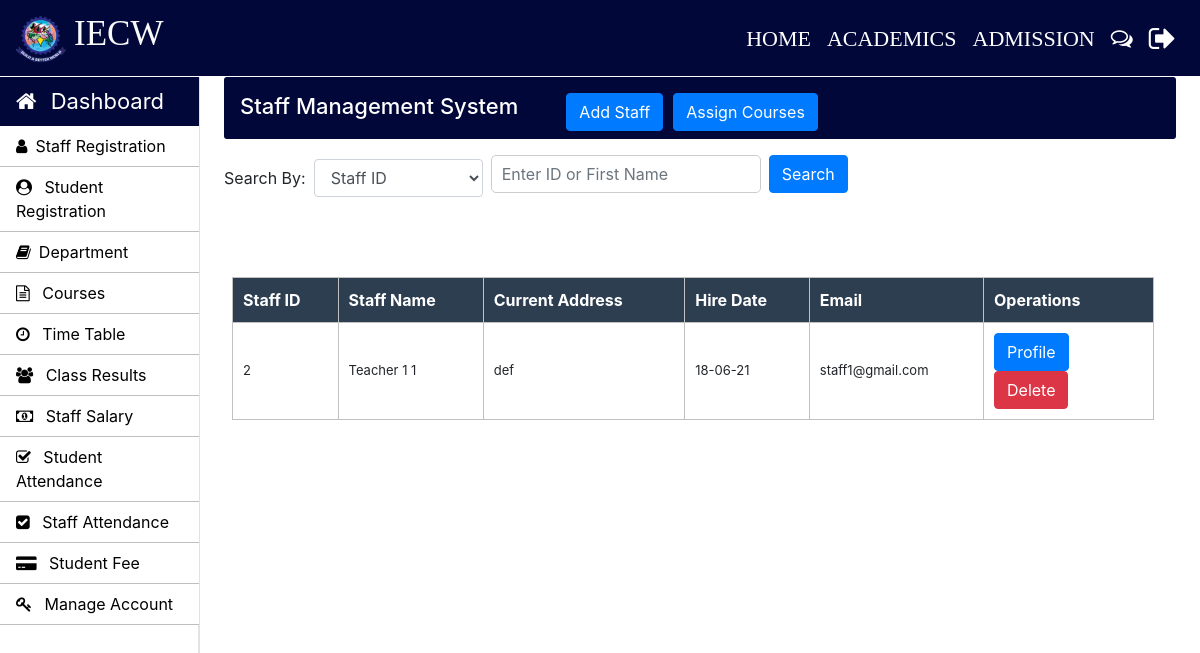
The app's page /Admin/staff.php (signed in), older data.
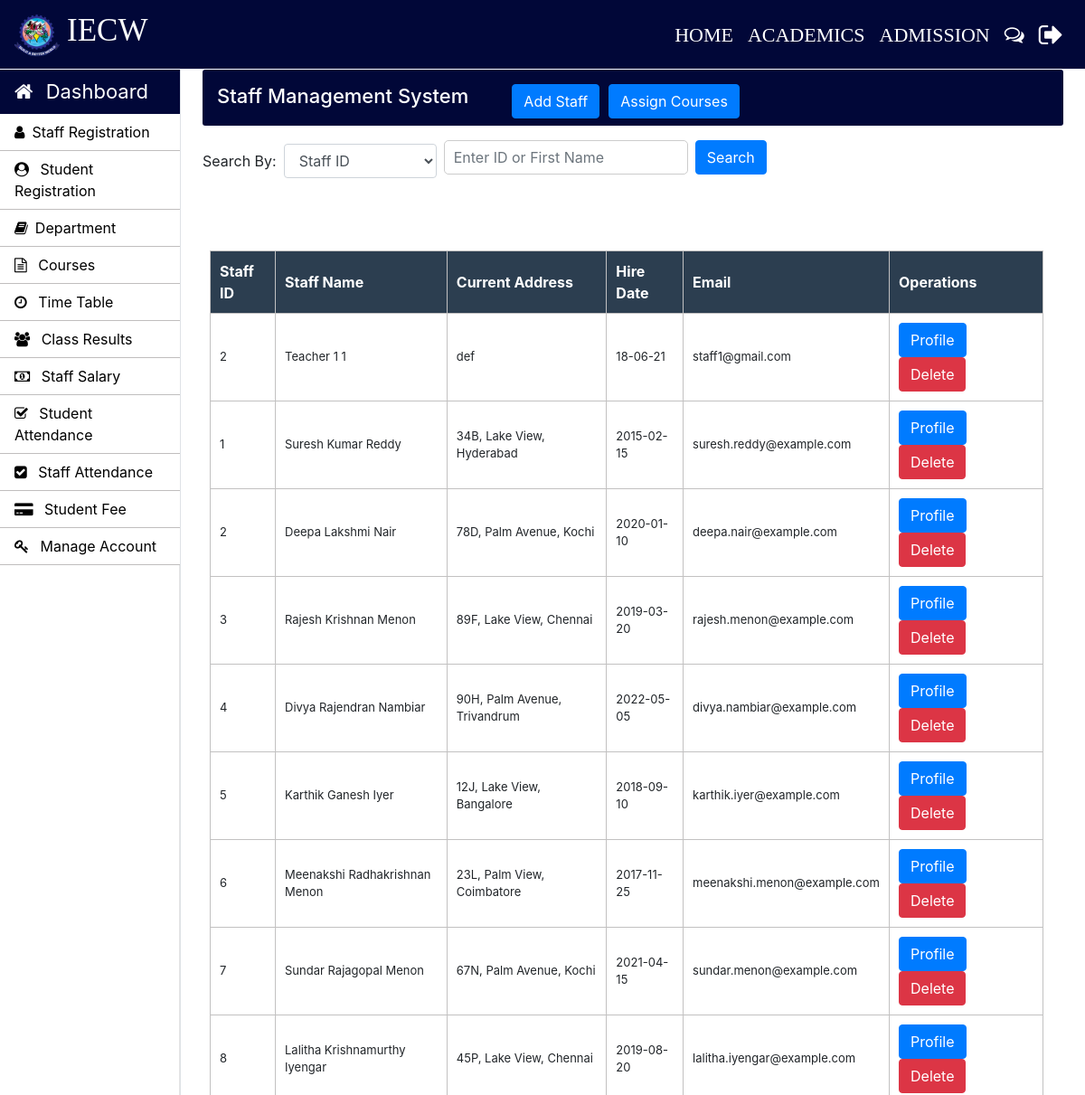
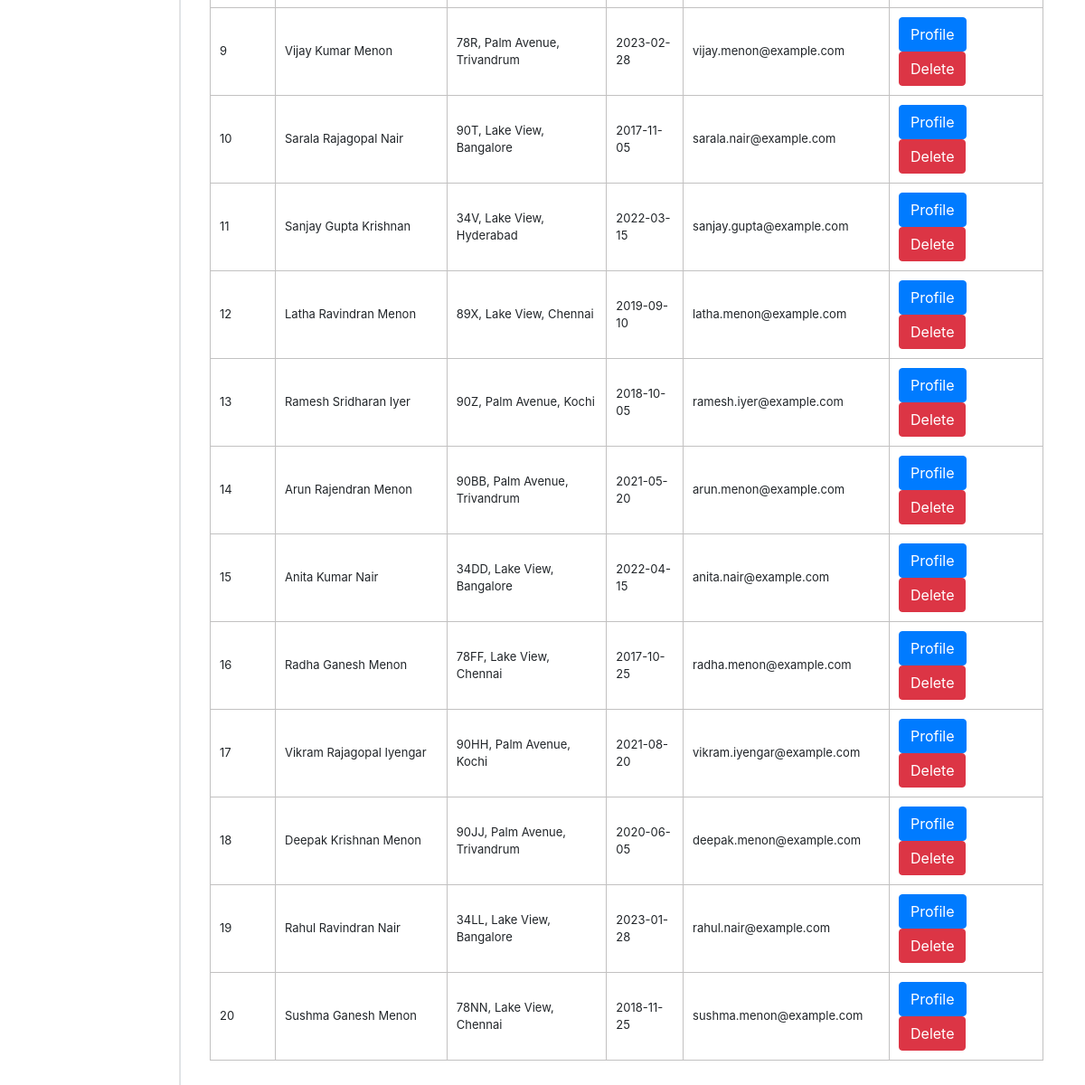
The same page, newer data (2 pictures, top to bottom).
### tables this page shows
CREATE TABLE `teacher_info` (
  `teacher_id` int(11) NOT NULL,
  `first_name` varchar(30) NOT NULL,
  `middle_name` varchar(30) NOT NULL,
  `last_name` varchar(30) NOT NULL,
  `father_name` varchar(50) NOT NULL,
  `email` varchar(30) NOT NULL,
  `phone_no` varchar(11) NOT NULL,
  `profile_image` blob NOT NULL,
  `teacher_status` varchar(10) NOT NULL,
  `application_status` varchar(10) NOT NULL,
  `cnic` varchar(15) NOT NULL,
  `dob` varchar(15) NOT NULL,
  `other_phone` int(11) NOT NULL,
  `gender` varchar(10) NOT NULL,
  `permanent_address` varchar(100) NOT NULL,
  `current_address` varchar(100) NOT NULL,
  `place_of_birth` varchar(50) NOT NULL,
  `matric_complition_date` varchar(10) NOT NULL,
  `matric_awarded_date` varchar(10) NOT NULL,
  `matric_certificate` varchar(100) NOT NULL,
  `fa_complition_date` varchar(10) NOT NULL,
  `fa_awarded_date` varchar(10) NOT NULL,
  `fa_certificate` varchar(100) NOT NULL,
  `ba_complition_date` varchar(10) NOT NULL,
  `ba_awarded_date` varchar(10) NOT NULL,
  `ba_certificate` varchar(100) NOT NULL,
  `ma_complition_date` varchar(10) NOT NULL,
  `ma_awarded_date` varchar(100) NOT NULL,
  `ma_certificate` varchar(101) NOT NULL,
  `last_qualification` varchar(20) NOT NULL,
  `state` varchar(20) NOT NULL,
  `hire_date` varchar(10) NOT NULL
);

### Admin/staff.php (the view, shortened to what this page needs)
<?php
require_once "../connection/connection.php";
?>
<!doctype html>
<html lang="en">
<head>
</head>
<body>
	<?php include('../common/common-header.php') ?>
	<?php include('../common/admin-sidebar.php') ?>
	<main role="main" class="col-xl-10 col-lg-9 col-md-8 ml-sm-auto px-md-4 mb-2 w-100">
		<div class="sub-main">
			<div class="text-center d-flex flex-wrap flex-md-nowrap pt-3 pb-2 mb-3 text-white admin-dashboard pl-3">
				<div class="d-flex">
					<h4 class="mr-5">Staff Management System</h4>
					<button type="button" class="btn btn-primary" data-toggle="modal" data-target=".bd-example-modal-lg">Add Staff</button>
					<button type="button" class="btn btn-primary" data-toggle="modal" data-target=".bd-example-modal-lg1">Assign Courses</button>
				</div>
			</div>
			<div>
				<div>
					<form action="staff.php" method="POST" class="form-inline mt-3">
						<div class="form-group">
							<label for="searchCriteria">Search By:</label>
							<select class="form-control mx-2" id="searchCriteria" name="search_criteria">
								<option value="id">Staff ID</option>
							</select>
						</div>
						<input type="text" class="form-control mb-2 mr-sm-2" id="search_input" name="search_input" placeholder="Enter ID or First Name" required>
						<button type="submit" class="btn btn-primary mb-2" name="search_teacher" style="border: 1px solid #007bff;">Search</button>
					</form>
					<div class="row w-100">
					</div>
					<div class="row w-100">
						<div class="col-md-12 ml-2">
							<section class="mt-3">
								<div class="row">
									<div class="col-md-3 offset-9 pt-5 mb-2">
									</div>
								</div>
								<table class="w-100 table-elements mb-5 table-three-tr" cellpadding="10">
									<tr class="table-tr-head table-three text-white">
										<th>Staff ID</th>
										<th>Staff Name</th>
										<th>Current Address</th>
										<th>Hire Date</th>
										<th>Email</th>
										<th>Operations</th>
									</tr>
									<?php
									$query = "select teacher_id,first_name,middle_name,last_name,current_address,ma_certificate,hire_date,email from teacher_info";
									$run = mysqli_query($con, $query);
									while ($row = mysqli_fetch_array($run)) {
										echo "<tr>";
										echo "<td>" . $row["teacher_id"] . "</td>";
										echo "<td>" . $row["first_name"] . " " . $row["middle_name"] . " " . $row["last_name"] . "</td>";
										echo "<td>" . $row["current_address"] . "</td>";
										echo "<td>" . $row["hire_date"] . "</td>";
										echo "<td>" . $row["email"] . "</td>";
										echo "<td width='170'><a class='btn btn-primary' href='display-staff.php?teacher_id=" . $row['teacher_id'] . "'>Profile</a> <a class='btn btn-danger' href='javascript:void(0);' onclick='confirmDelete(" . $row['teacher_id'] . ")'>Delete</a></td>";
										echo "</tr>";
									}
									?>
								</table>
							</section>
						</div>
					</div>
				</div>
	</main>
</body>
</html>

### Common/common-header.php (shortened to what this page needs)
<!doctype html>
<html lang="en">
	<head>
      <link rel="stylesheet" type="text/css" href="../bootstrap/css/bootstrap.min.css">
      <link rel="stylesheet" type="text/css" href="../css/footer.css">
      <link rel="stylesheet" type="text/css" href="../css/style.css">
    <link rel="stylesheet" href="https://stackpath.bootstrapcdn.com/font-awesome/4.7.0/css/font-awesome.min.css">
  </head>
  <body>
    <nav class="navbar navbar-expand-lg navbar-dark header-back sticky-top header-navbar-fonts">
      <a class="navbar-brand d-flex align-items-center" href="../index.php">
        <img src="../images/logo.png" class="logo-image" width="50" height="50">
        <h3 class="text-light text-uppercase ml-2">IECW</h3>
      </a>
      <div class="collapse navbar-collapse" id="navbarNavDropdown">
        <ul class="navbar-nav ml-auto">
          <li class="nav-item active">
            <a class="nav-link" href="../index.php">HOME<span class="sr-only">(current)</span></a>
          </li>
          <li class="nav-item active">
            <a class="nav-link" href="../academics.php">ACADEMICS<span class="sr-only">(current)</span></a>
          </li>
          <li class="nav-item active">
            <a class="nav-link" href="../admission.php">ADMISSION<span class="sr-only">(current)</span></a>
          </li>
          <li class="nav-item active">
            <a class="nav-link" href="../Feedback/index.php"><i class="fa fa-comments-o"></i><span class="sr-only">(current)</span></a>
          </li>
          <li class="nav-item active">
            <a class="nav-link" href="../login/logout.php"><i class="fa fa-sign-out text-white fa-lg" aria-hidden="true"></i><span class="sr-only">(current)</span></a>
          </li>
        </ul>
      </div>
    </nav>

### Common/admin-sidebar.php (shortened to what this page needs)
 <nav id="sidebarMenu" class="">
<div class="col-xl-2 col-lg-3 col-md-4 sidebar position-fixed border-right">
     <div class="sidebar-header">
       <div class="nav-item">
           <a class="nav-link text-white" href="../admin/admin-index.php">
               <i class="fa fa-home mr-2" aria-hidden="true"></i> Dashboard
           </a>
       </div>
     </div>
     <ul class="nav flex-column">
       <li class="nav-item">
         <a class="nav-link" href="../admin/Staff.php">
           <i class="fa fa-user mr-2" aria-hidden="true"></i>Staff Registration
         </a>
     </li>
       <li class="nav-item">
         <a class="nav-link" href="../admin/Student.php">
           <i class="fa fa-user-circle mr-2" aria-hidden="true"></i> Student Registration
         </a>
       </li>
       <li class="nav-item">
         <a class="nav-link" href="../admin/Courses.php">
           <i class="fa fa-book mr-2" aria-hidden="true"></i>Department
         </a>
       </li>
       <li class="nav-item">
         <a class="nav-link" href="../admin/subjects.php">
           <i class="fa fa-file-text-o mr-2" aria-hidden="true"></i> Courses
         </a>
       </li>
       <li class="nav-item">
         <a class="nav-link" href="../admin/time-table.php">
            <i class="fa fa-clock-o mr-2" aria-hidden="true"></i> Time Table
         </a>
 </li>
       <li class="nav-item">
         <a class="nav-link" href="../admin/class-result.php">
           <i class="fa fa-users mr-2" aria-hidden="true"></i> Class Results
         </a>
       </li>
       <li class="nav-item">
         <a class="nav-link" href="../admin/staff-salary.php">
           <i class="fa fa-money mr-2" aria-hidden="true"></i> Staff Salary
         </a>
       </li>
       <li class="nav-item">
         <a class="nav-link" href="../admin/student-attendance.php">
           <i class="fa fa-check-square-o mr-2" aria-hidden="true"></i> Student Attendance
         </a>
       </li>
       <li class="nav-item">
         <a class="nav-link" href="../admin/staff-attendance.php">
           <i class="fa fa-check-square mr-2" aria-hidden="true"></i> Staff Attendance
         </a>
       </li>
       <li class="nav-item">
         <a class="nav-link" href="../admin/student-fee.php">
           <i class="fa fa-credit-card-alt mr-2" aria-hidden="true"></i> Student Fee
         </a>
       </li>
       <li class="nav-item">
         <a class="nav-link" href="../admin/manage-accounts.php">
           <i class="fa fa-key mr-2" aria-hidden="true"></i> Manage Account
         </a>
       </li>
     </ul>
   </div>
 </nav>

### Css/footer.css (style rules this page uses)
.footer-top h2,h3 { color: #fff; }

### Css/style.css (style rules this page uses)
h3 { font-size: 25px; }
h4 { font-size: 22px; }
.header-back { background: #010738; }
.header-navbar-fonts { font-family: Cambria, Cochin, Georgia, Times, 'Times New Roman', serif; }
.header-navbar-fonts h3 { font-size: 35px !important; }
.header-navbar-fonts ul li a { font-size: 22px !important; }
.sidebar { padding: 0; margin-top: 1px; height: 100%; box-shadow: inset -1px 0 0 rgba(0, 0, 0, .1); background-color: #fff; }
.sidebar-header { background: #010738; font-size: 22px !important; }
.sidebar ul { background-color: #ffffff; }
.sidebar ul li { border-bottom: 1px solid rgb(192, 190, 190); }
.sidebar ul li a { font-size: 16px !important; color: black; }
.admin-dashboard { margin-top: 1px !important; background: #2c3e50 !important; border-radius: 3px; }
.table-elements tr, td, th { font-size: 13px; border: 1px solid rgb(194, 193, 193); padding-left: 10px !important; }
.table-three { background: #2c3e50 !important; }
.table-tr-head { height: 45px !important; padding: 10px !important; margin-top: 5px !important; }
.table-font-for-transcript td, th { font-size: 16px !important; }
input[type="text"] { width: 100%; padding: 10px; margin-bottom: 10px; border: 1px solid #ccc; border-radius: 5px; }

### Common/common-header.php (style rules this page uses)
.header-back { background: #010738; }
.admin-dashboard { margin-top: 1px !important; background: #010738 !important; border-radius: 3px; }

Row changes from the older to the newer data that the page shows:
added teacher_info: teacher "1", first_name "Suresh", middle_name "Kumar", last_name "Reddy", current_address "34B, Lake View, Hyderabad", hire_date "2015-02-15", email "suresh.reddy@example.com"
added teacher_info: teacher "2", first_name "Deepa", middle_name "Lakshmi", last_name "Nair", current_address "78D, Palm Avenue, Kochi", hire_date "2020-01-10", email "deepa.nair@example.com"
added teacher_info: teacher "3", first_name "Rajesh", middle_name "Krishnan", last_name "Menon", current_address "89F, Lake View, Chennai", hire_date "2019-03-20", email "rajesh.menon@example.com"
added teacher_info: teacher "4", first_name "Divya", middle_name "Rajendran", last_name "Nambiar", current_address "90H, Palm Avenue, Trivandrum", hire_date "2022-05-05", email "divya.nambiar@example.com"
added teacher_info: teacher "5", first_name "Karthik", middle_name "Ganesh", last_name "Iyer", current_address "12J, Lake View, Bangalore", hire_date "2018-09-10", email "karthik.iyer@example.com"
added teacher_info: teacher "6", first_name "Meenakshi", middle_name "Radhakrishnan", last_name "Menon", current_address "23L, Palm View, Coimbatore", hire_date "2017-11-25", email "meenakshi.menon@example.com"
added teacher_info: teacher "7", first_name "Sundar", middle_name "Rajagopal", last_name "Menon", current_address "67N, Palm Avenue, Kochi", hire_date "2021-04-15", email "sundar.menon@example.com"
added teacher_info: teacher "8", first_name "Lalitha", middle_name "Krishnamurthy", last_name "Iyengar", current_address "45P, Lake View, Chennai", hire_date "2019-08-20", email "lalitha.iyengar@example.com"
added teacher_info: teacher "9", first_name "Vijay", middle_name "Kumar", last_name "Menon", current_address "78R, Palm Avenue, Trivandrum", hire_date "2023-02-28", email "vijay.menon@example.com"
added teacher_info: teacher "10", first_name "Sarala", middle_name "Rajagopal", last_name "Nair", current_address "90T, Lake View, Bangalore", hire_date "2017-11-05", email "sarala.nair@example.com"
added teacher_info: teacher "11", first_name "Sanjay", middle_name "Gupta", last_name "Krishnan", current_address "34V, Lake View, Hyderabad", hire_date "2022-03-15", email "sanjay.gupta@example.com"
added teacher_info: teacher "12", first_name "Latha", middle_name "Ravindran", last_name "Menon", current_address "89X, Lake View, Chennai", hire_date "2019-09-10", email "latha.menon@example.com"
added teacher_info: teacher "13", first_name "Ramesh", middle_name "Sridharan", last_name "Iyer", current_address "90Z, Palm Avenue, Kochi", hire_date "2018-10-05", email "ramesh.iyer@example.com"
added teacher_info: teacher "14", first_name "Arun", middle_name "Rajendran", last_name "Menon", current_address "90BB, Palm Avenue, Trivandrum", hire_date "2021-05-20", email "arun.menon@example.com"
added teacher_info: teacher "15", first_name "Anita", middle_name "Kumar", last_name "Nair", current_address "34DD, Lake View, Bangalore", hire_date "2022-04-15", email "anita.nair@example.com"
added teacher_info: teacher "16", first_name "Radha", middle_name "Ganesh", last_name "Menon", current_address "78FF, Lake View, Chennai", hire_date "2017-10-25", email "radha.menon@example.com"
added teacher_info: teacher "17", first_name "Vikram", middle_name "Rajagopal", last_name "Iyengar", current_address "90HH, Palm Avenue, Kochi", hire_date "2021-08-20", email "vikram.iyengar@example.com"
added teacher_info: teacher "18", first_name "Deepak", middle_name "Krishnan", last_name "Menon", current_address "90JJ, Palm Avenue, Trivandrum", hire_date "2020-06-05", email "deepak.menon@example.com"
added teacher_info: teacher "19", first_name "Rahul", middle_name "Ravindran", last_name "Nair", current_address "34LL, Lake View, Bangalore", hire_date "2023-01-28", email "rahul.nair@example.com"
added teacher_info: teacher "20", first_name "Sushma", middle_name "Ganesh", last_name "Menon", current_address "78NN, Lake View, Chennai", hire_date "2018-11-25", email "sushma.menon@example.com"
